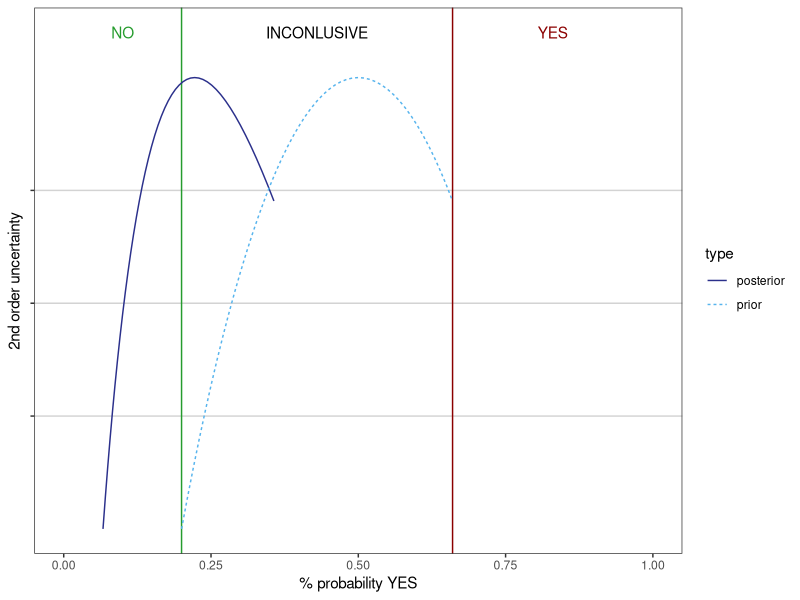
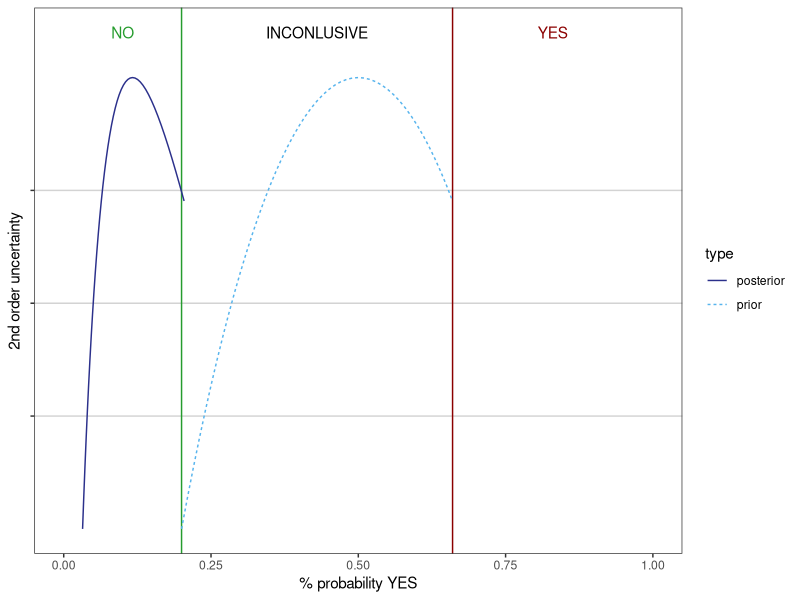

Reproduce these figures in R, in order.
## ---- chunk 1
knitr::opts_chunk$set(echo = FALSE)
library(ggplot2)
## ---- chunk 2
pc_yes = 0.66
pc_no = 0.8
## ---- chunk 3
tpr = 0.8 
tnr = 0.7 
## ---- chunk 4
#prior
p_yes = 0.5 

#likelihood
lik_evid_pos = (1-tpr[1]) 
lik_evid_neg = tnr[1] 

#posterior for yes
post_yes =  lik_evid_pos*p_yes / (lik_evid_pos*p_yes + lik_evid_neg*(1-p_yes)) #Bayes rule
  
## ---- chunk 5
tpr = c(0.8,0.75,0.5) 
tnr = c(0.7,0.9,0.7) 
## ---- chunk 6
# data
evid = c("neg","neg","pos")

# likelihood
lik_evid_pos_step2 = (1-tpr[1])*(1-tpr[2])*tpr[3]
lik_evid_neg_step2 = (tnr[1])*(tnr[2])*(1-tnr[3])
  
#posterior for yes
post_yes_step2 =  lik_evid_pos_step2*p_yes / (lik_evid_pos_step2*p_yes + lik_evid_neg_step2*(1-p_yes)) #Bayes rule
## ---- chunk 7
prior_yes_imp = seq(1-pc_no,pc_yes,by=0.01)

post_yes_imp =  lik_evid_pos*prior_yes_imp / (lik_evid_pos*prior_yes_imp + lik_evid_neg*(1-prior_yes_imp))
## ---- chunk 8
  
mm = range(dnorm(qnorm(prior_yes_imp)))
second_order_measure = (dnorm(qnorm(prior_yes_imp))-mm[1])/(mm[2]-mm[1])*10
df <- data.frame(p_YES = c(prior_yes_imp,post_yes_imp), a = rep(second_order_measure,2), type = rep(c("prior","posterior"),each=length(prior_yes_imp)))

ind_low = min(which(post_yes_imp >= pc_yes),0)
ind_high = max(which(post_yes_imp <= (1-pc_no)),0)

#prior_yes_imp[ind_low]
#prior_yes_imp[ind_high]
## ---- chunk 9

ggplot2::ggplot(df,aes(x=p_YES,y=a, colour = type)) +
  geom_hline(
    aes(yintercept = y), 
    data.frame(y = c(2.5,5,7.5)),
    color = "lightgrey"
  ) +
  geom_vline(
    aes(xintercept = x), 
    data.frame(x = c(1-pc_no,pc_yes)),
    color = c("#269C2E","darkred")
  ) +
geom_line(aes(linetype=type)) + 
  scale_colour_manual(values = c("#2B308B", "#57B4ED")) +
  ylab("2nd order uncertainty") +
  xlab("% probability YES") +
  theme_bw() +
  theme(panel.grid.major = element_blank(), panel.grid.minor = element_blank()) +
  scale_y_continuous(name="2nd order uncertainty", breaks=c(2.5,5,7.5), labels = c("","",""), limits = c(0,11)) +
  xlim(0,1) + 
  annotate(geom="text", x=(1-pc_no)/2, y=11, label="NO",
              color="#269C2E") +
  annotate(geom="text", x=(pc_yes + 1)/2, y=11, label="YES",
              color="darkred") +
  annotate(geom="text", x=(pc_yes + (1-pc_no))/2, y=11, label="INCONLUSIVE",
              color="black")  

## ---- chunk 10
post_yes_imp_step2 =  lik_evid_pos_step2*prior_yes_imp / (lik_evid_pos_step2*prior_yes_imp + lik_evid_neg_step2*(1-prior_yes_imp))
## ---- chunk 11
df_step2 <- data.frame(p_YES = c(prior_yes_imp,post_yes_imp_step2), a = rep(second_order_measure,2), type = rep(c("prior","posterior"),each=length(prior_yes_imp)))

ind_low = min(which(post_yes_imp_step2 >= pc_yes),0)
ind_high = max(which(post_yes_imp_step2 <= (1-pc_no)),0)

#prior_yes_imp[ind_low]
#prior_yes_imp[ind_high]
## ---- chunk 12

ggplot2::ggplot(df_step2,aes(x=p_YES,y=a, colour = type)) +
  geom_hline(
    aes(yintercept = y), 
    data.frame(y = c(2.5,5,7.5)),
    color = "lightgrey"
  ) +
  geom_vline(
    aes(xintercept = x), 
    data.frame(x = c(1-pc_no,pc_yes)),
    color = c("#269C2E","darkred")
  ) +
geom_line(aes(linetype=type)) + 
  scale_colour_manual(values = c("#2B308B", "#57B4ED")) +
  ylab("2nd order uncertainty") +
  xlab("% probability YES") +
  theme_bw() +
  theme(panel.grid.major = element_blank(), panel.grid.minor = element_blank()) +
  scale_y_continuous(name="2nd order uncertainty", breaks=c(2.5,5,7.5), labels = c("","",""), limits = c(0,11)) +
  xlim(0,1) + 
  annotate(geom="text", x=(1-pc_no)/2, y=11, label="NO",
              color="#269C2E") +
  annotate(geom="text", x=(pc_yes + 1)/2, y=11, label="YES",
              color="darkred") +
  annotate(geom="text", x=(pc_yes + (1-pc_no))/2, y=11, label="INCONLUSIVE",
              color="black")  

